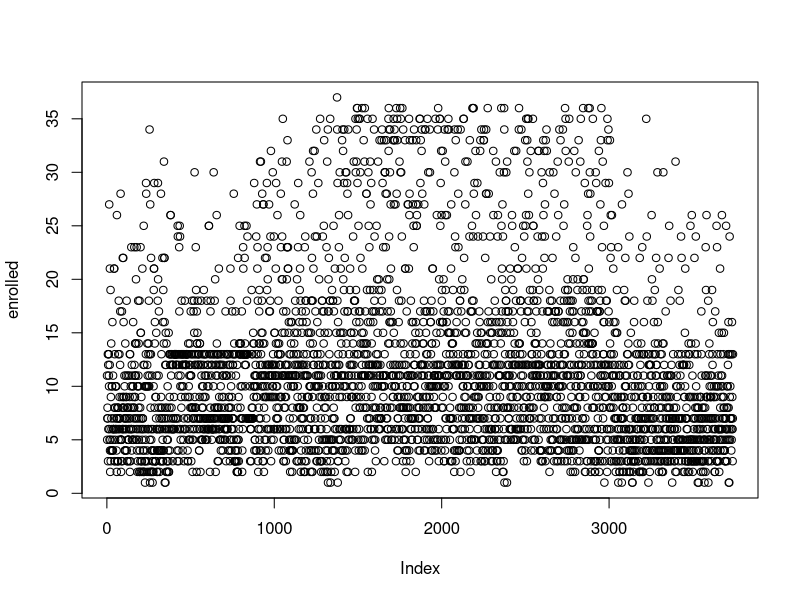
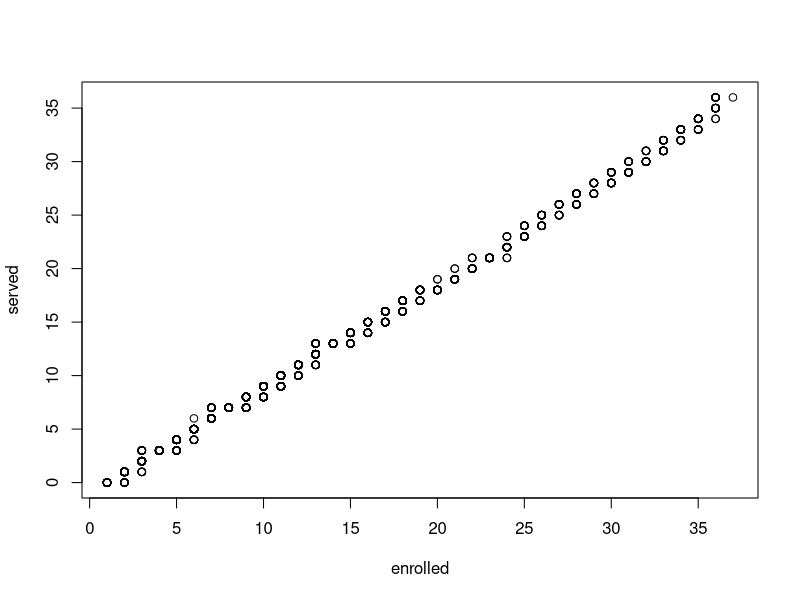
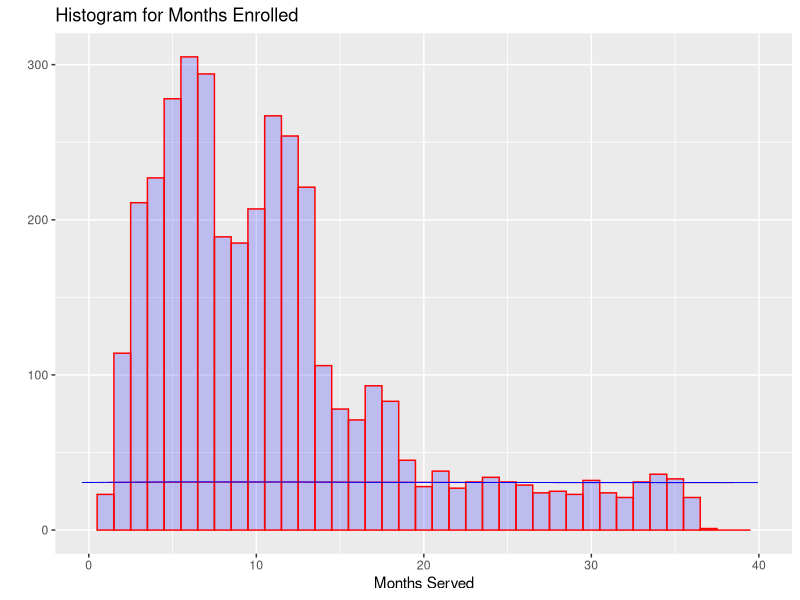
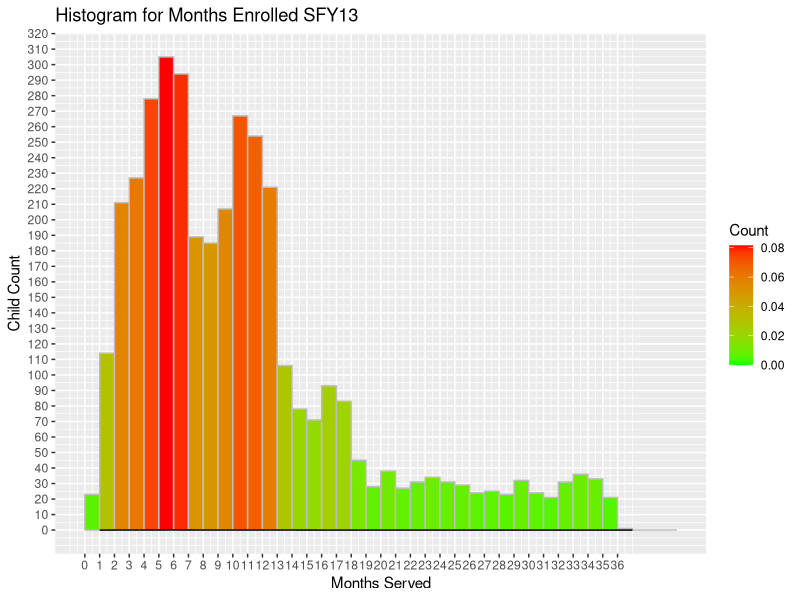
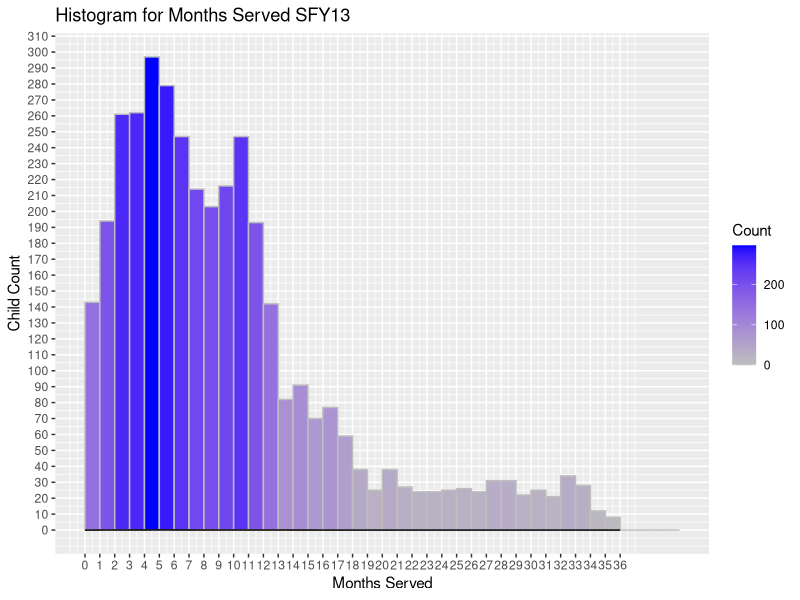
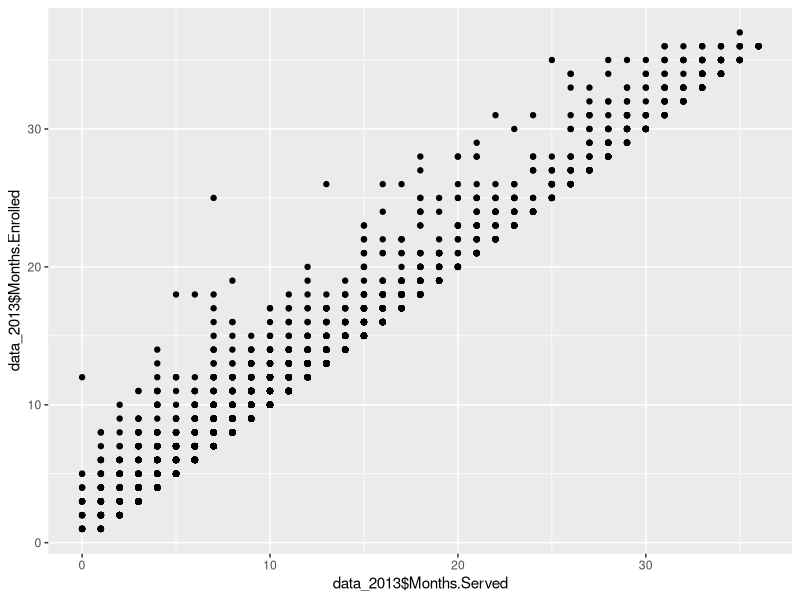

Source code (R) for these figures, in order:

# Install ggplot2 package
install.packages("ggplot2")

# Load the package
library(ggplot2)

# Read in the data
data_2013=read.csv("SUCCESS Initiative Query SFY 13 Federal Codes.csv",header=TRUE)

# Set up the x y variables
enrolled <- (data_2013$Months.Enrolled)
served <- (data_2013$Months.Served)
exitcode <- (data_2013$Federal.Code)
exitreason <-(data_2013$Federal.Exit.Reason)

# Bivariate Analysis
plot(enrolled)

# Bivariate Analysis without outliners
qqplot(enrolled,served)

# Children in Enrolled
qplot(data_2013$Months.Enrolled,
      geom="histogram",
      binwidth = 1,  
      main = "Histogram for Months Enrolled", 
      xlab = "Months Served",  
      fill=I("blue"), 
      col=I("red"), 
      alpha=I(.2),
      xlim=c(0,40))

mean(data_2013$Months.Enrolled)
sd(data_2013$Months.Enrolled)

points(seq(min(data_2013$Months.Enrolled), max(data_2013$Months.Enrolled), length.out=500),
       dnorm(seq(min(data_2013$Months.Enrolled), max(data_2013$Months.Enrolled), length.out=500),
             mean(data_2013$Months.Enrolled), sd(data_2013$Months.Enrolled)), type="l", col="red")

ggplot(data=data_2013, aes(data_2013$Months.Enrolled)) + 
  geom_histogram(breaks=seq(0, 40, by =1), 
                 col="gray", 
                 aes(fill=..density..)) +
  scale_fill_gradient("Count", low = "green", high = "red") +
  geom_density(col=1) + labs(title="Histogram for Months Enrolled SFY13") + scale_x_continuous(breaks=seq(0,36,1)) +
  scale_y_continuous(breaks=seq(0,350,10)) +
  labs(x="Months Served", y="Child Count") +
lines(density(data_2013$Months.Enrolled, adjust = 2), col = "blue")


ggplot(data=data_2013, aes(data_2013$Months.Served)) + 
  geom_histogram(breaks=seq(0, 40, by =1), 
                 col="gray",
                 labels=TRUE,
                 aes(fill=..count..)) +
  scale_fill_gradient("Count", low = "gray", high = "blue") +
  geom_density(col=1) + labs(title="Histogram for Months Served SFY13") + scale_x_continuous(breaks=seq(0,36,1)) +
  scale_y_continuous(breaks=seq(0,350,10)) +
  labs(x="Months Served", y="Child Count")


ggplot(data_2013, aes(x = data_2013$Months.Served, y = data_2013$Months.Enrolled)) + geom_point()
